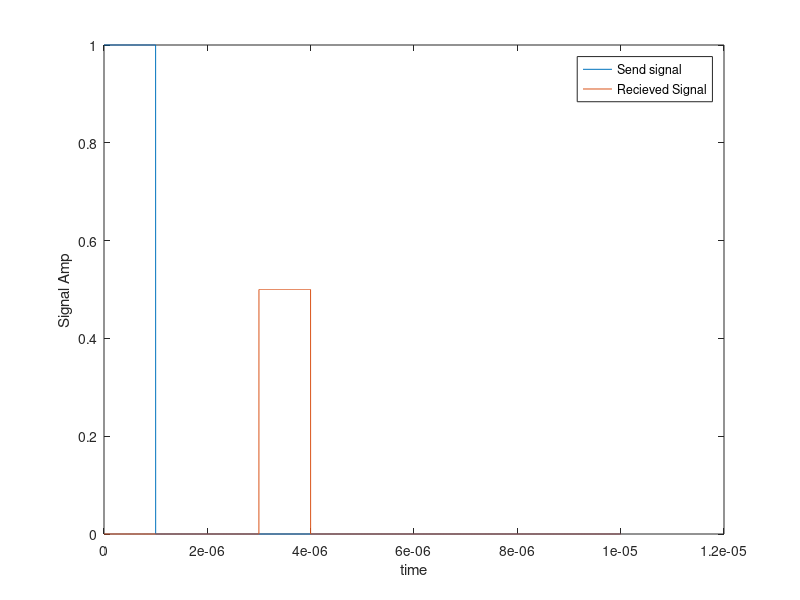

Write MATLAB code to recreate this figure.
ts = 1e-9;  % Sampling time
T = 1e-5;   % Total time duration
tau = 1e-6; % Time constant
t=0:ts:T;
tlen=length(t);
sent=zeros(1,tlen);
sent(1:round(tau/ts))=1;


plot(t,sent);
xlabel("time");
ylabel("Signal Amp");
hold on;


alpha = 0.5 ;
recieved = zeros(1,tlen);
speedOfLight = 3e8;
R = 450;
td = 2 * R / speedOfLight; 
recieved(round(td/ts) : round((td+tau)/ts)-1 ) = 1 * alpha;


plot(t , recieved);
legend("Send signal" , "Recieved Signal");
hold on;
